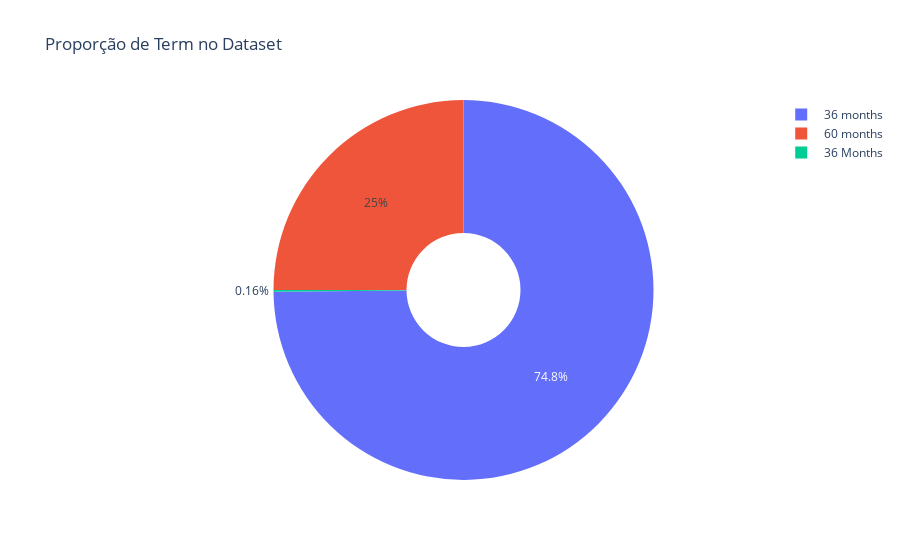

Notebook source saved alongside this figure:
### Markdown cell above
Este código gera um gráfico de setores (pie chart) para visualizar a proporção das diferentes categorias na variável term, que representa a duração dos empréstimos.
O objetivo desta visualização é identificar e evidenciar um problema de formatação na classificação "36 meses", garantindo que os valores estão corretamente estruturados para análise

### Code cell
# Contar as ocorrências de cada categoria na variável 'term'
term_counts = data['term'].value_counts().reset_index()
term_counts.columns = ['term', 'count']

# Criar gráfico piechar plotty
fig = px.pie(
    term_counts,
    names='term',
    values='count',
    title='Proporção de Term no Dataset',
    labels={'term': 'Term'},
    hole=0.3  # Define um donut chart (opcional)
)

# Exibir gráfico
fig.show()

### Figure 1 — Plotly figure (JSON) as saved in the notebook; plotly's stock layout.template omitted (floating-point values rounded to 4 significant figures)
{"data": [{"domain": {"x": [0, 1], "y": [0, 1]}, "hole": 0.3, "hovertemplate": "Term=%{label}<br>count=%{value}<extra></extra>", "labels": [" 36 months", " 60 months", " 36 Months"], "legendgroup": "", "name": "", "showlegend": true, "type": "pie", "values": [14969, 4999, 32]}], "layout": {"legend": {"tracegroupgap": 0}, "title": {"text": "Proporção de Term no Dataset"}}}
